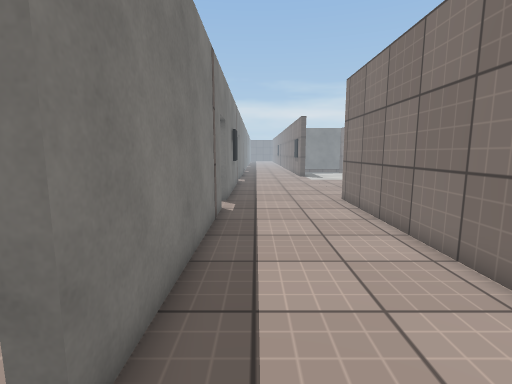
view 1 (above)

18 first-person views from a walk through a scene from a Unity 3-D project. The camera is 1.2 m above the floor, tilts 8° down and sees 85° across. The floor is counted in squares, 0.5 m on a side. Each view is taken from the middle of a square. On the plan, view 1 faces up. The plan holds only what a view shows up to about 18 squares ahead; the rest is blank. The place goes on beyond the plan. Surface patterns are stand-ins for the level's own textures.

view 2
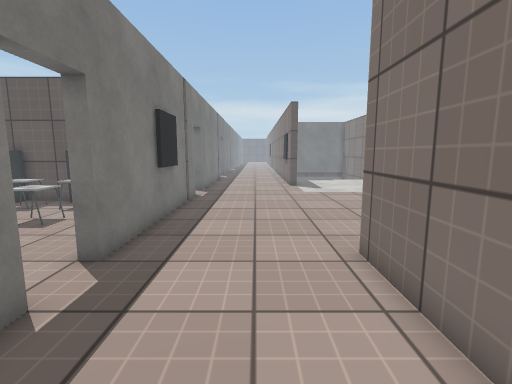

view 3
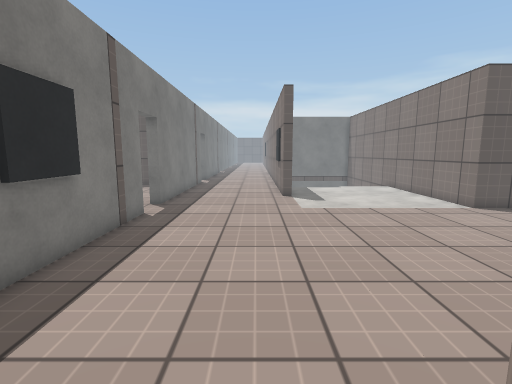

view 4
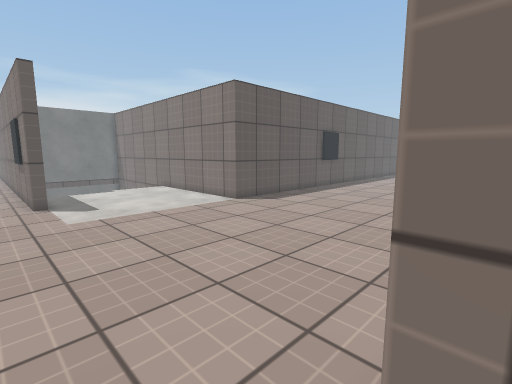

view 5
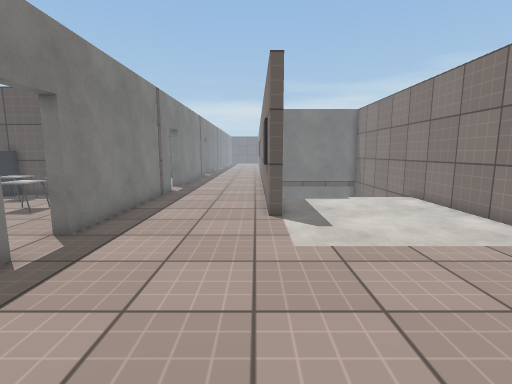

view 6
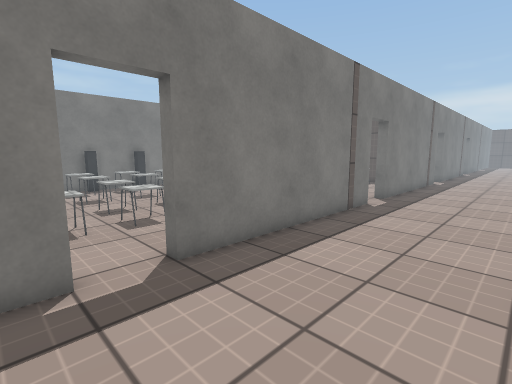

view 7
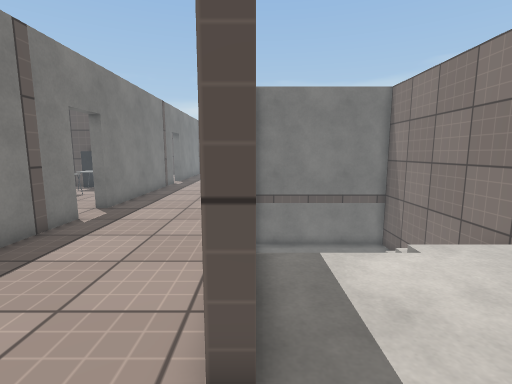

view 8
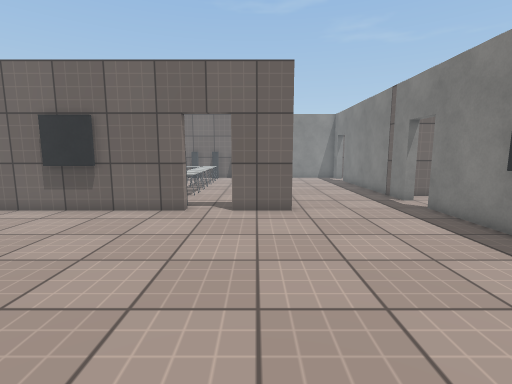

view 9
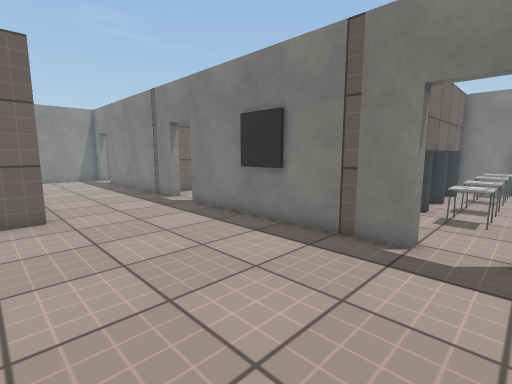

view 10
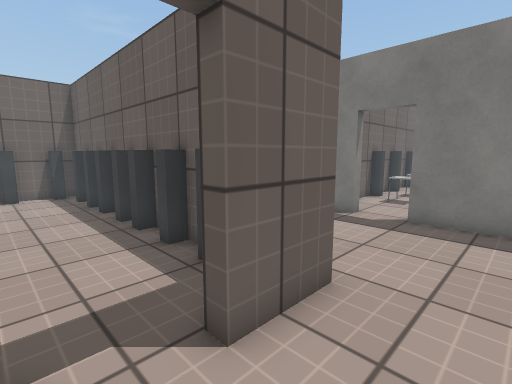

view 11
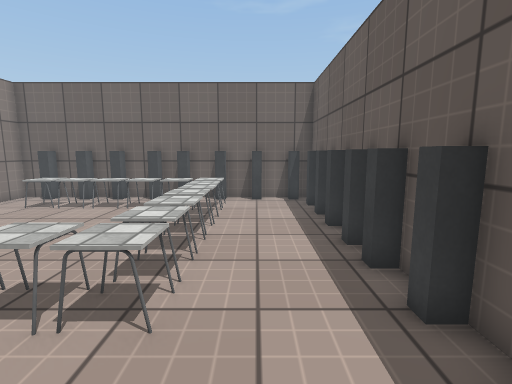

view 12
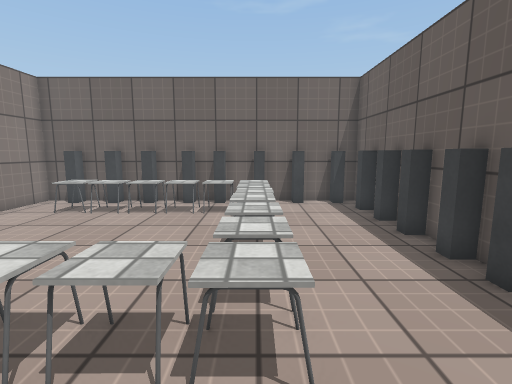

view 13
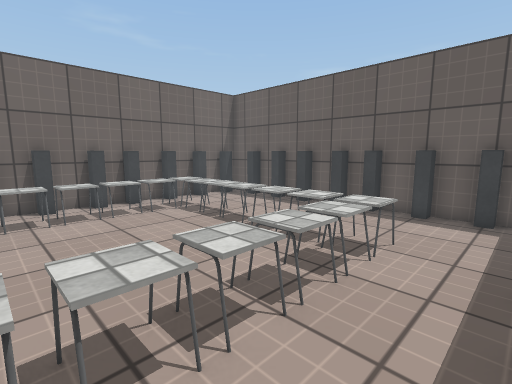

view 14
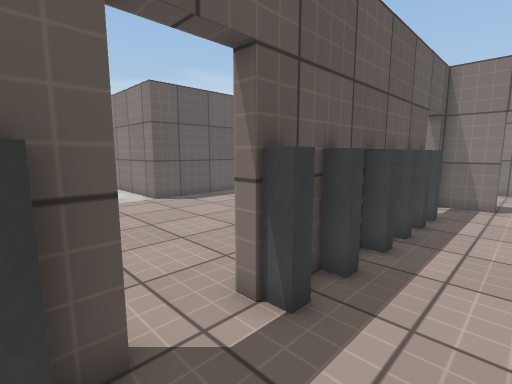

view 15
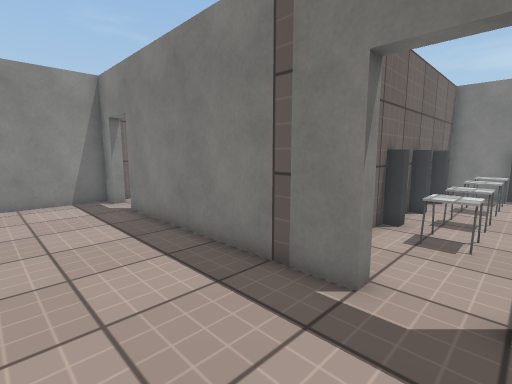

view 16
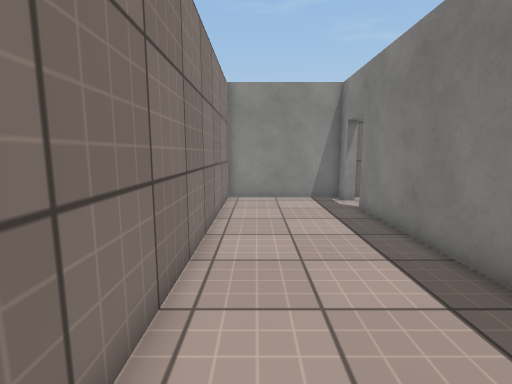

view 17
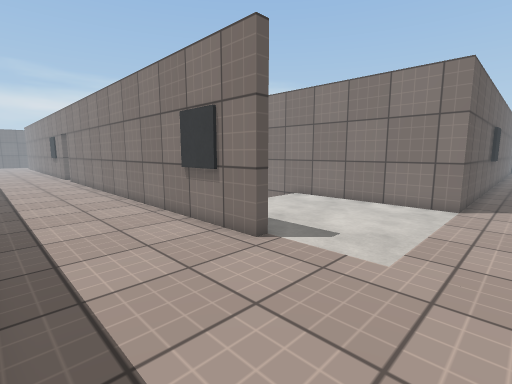

view 18
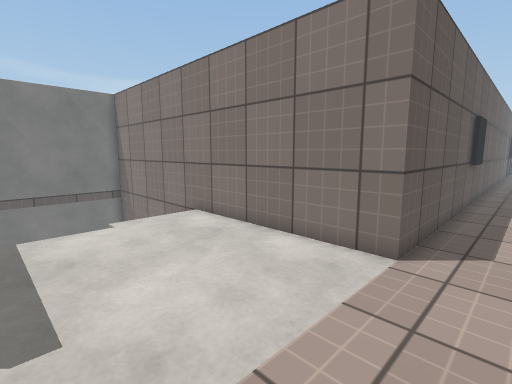

### Floor plan
Points are (right, up) in squares from view 1. A wall is a line through its corners. A room is listed if a view was taken in it or the views show most of it. See-through windows are left out.
Room 1 (views 1, 2, 3, 4, 5, 6, 7, 8, 9, 10, 15, 16, 17, 18)
walls: (5.1, 28.5) (4.5, 28.5) (4.5, 43.4); (-2.1, 24) (-1.5, 24) (-1.5, 14) (-2, 14); (-1.3, 19.9) (-1.3, 17.8); (9.4, 14.5) (12.5, 14.5); (12.5, 14.8) (14.6, 14.8); (18.5, 25) (12.5, 25) (12.5, 42) (5, 42); (-1.5, 36.1) (-1.5, 26) (-2, 26); (-2.1, 12) (-1.5, 12) (-1.5, 2) (-2, 2); (4.5, 8.4) (4.5, 14.5) (7, 14.5); (-1.5, 44.2) (-1.5, 38) (-2, 38); (-2.1, 0) (-1.5, 0) (-1.5, -1) (4.5, -1) (4.5, 6.6)
ways out: opening at (8, 14) to room 2; opening at (-2, 1.5); opening at (-2, 13.5); opening at (-2, 25.5); opening at (-2, 37.5)
Room 2 (views 11, 12, 13, 14)
walls: (5, 6.6) (5, -1) (11.6, -1); (12.5, 14) (9.4, 14); (13.4, -1) (18.5, -1); (5, 12.6) (5, 8.5); (7, 14.5) (7, 14) (6.4, 14); (18, 14) (17.4, 14)
ways out: opening at (8, 14) to room 1
objects: other object (5, 1) to (6, 1); other object (5, 3) to (6, 3); other object (5, 5) to (6, 5); other object (5, 7) to (6, 7); other object (5, 8) to (6, 8); other object (5, 10) to (6, 10); other object (5, 12) to (6, 12); other object (6, -1) to (6, 0); other object (6, 13) to (6, 14); other object (8, -1) to (8, 0); desk (9, 4); desk (9, 7) to (11, 8); desk (9, 8) to (9, 9); desk (9, 9) to (11, 11); other object (9, 13) to (9, 14); other object (10, -1) to (10, 0); desk (10, 1) to (11, 2); desk (10, 3) to (11, 4); desk (10, 5) to (11, 6); desk (11, 4); desk (11, 8) to (11, 9); desk (11, 11) to (12, 11); other object (11, 13) to (11, 14); other object (12, -1) to (12, 0); desk (12, 1) to (12, 2); desk (12, 9); desk (12, 9) to (14, 11); other object (13, -1) to (13, 0); desk (13, 1) to (13, 2); other object (13, 13) to (13, 14); desk (14, 1) to (15, 2); desk (14, 9) to (15, 9); desk (14, 11) to (15, 11); other object (14, 13) to (15, 14); other object (15, -1) to (15, 0); desk (15, 9) to (17, 11); desk (16, 1) to (16, 2); other object (16, 13) to (16, 14); other object (17, -1) to (17, 0); desk (17, 1) to (18, 2); desk (17, 9); desk (17, 11); other object (17, 13) to (18, 14)

Where each view was taken, in squares from view 1:
view 1: 0 up, 0 right, facing up
view 2: 8 up, 2 right, facing up
view 3: 13 up, 3 right, facing up
view 4: 14 up, 3 right, facing up-right
view 5: 18 up, 4 right, facing up
view 6: 23 up, 4 right, facing up-left
view 7: 26 up, 5 right, facing up
view 8: 26 up, 6 right, facing down
view 9: 26 up, 6 right, facing down-left
view 10: 17 up, 9 right, facing down-left
view 11: 14 up, 8 right, facing down
view 12: 13 up, 10 right, facing down
view 13: 13 up, 17 right, facing down-left
view 14: 11 up, 6 right, facing up-right
view 15: 14 up, 3 right, facing down-left
view 16: 14 up, 3 right, facing down
view 17: 23 up, 1 left, facing up-right
view 18: 23 up, 6 right, facing up-right
